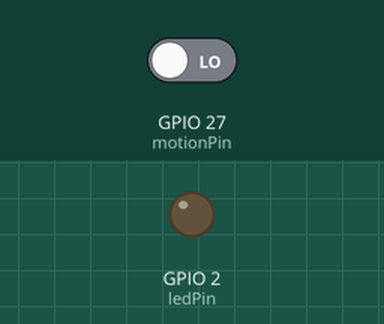
Recording of a sketch running on a simulated ESP32. On the bench: output pins drawn as LEDs (lit = HIGH). Inputs (shaded band) come from the test bench; at power-on: GPIO 27 (motionPin) LOW. What the sketch prints to the serial monitor is not drawn.

Above: at 1.2 s.
1.3 s: GPIO 27 (motionPin) driven HIGH
At 2.4 s:
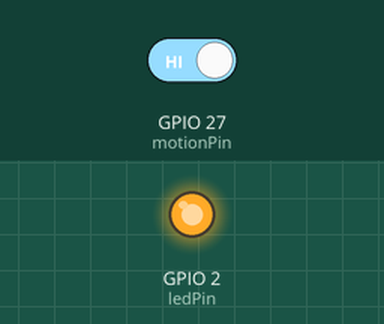
2.8 s: GPIO 27 (motionPin) driven LOW
At 3.7 s:
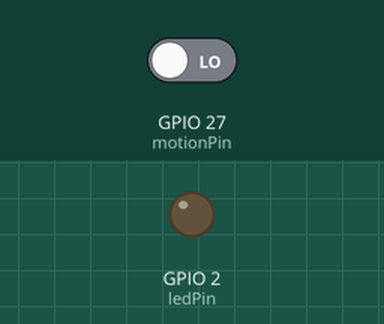
Timing chart, 0 to 5.8 s (numbered marks = the images above; inputs shaded):
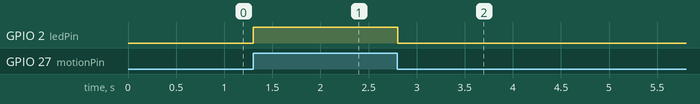

Measured:
- after the input at 1.3 s, GPIO 2 (ledPin): LOW → HIGH at once
- after the input at 2.8 s, GPIO 2 (ledPin): HIGH → LOW at once

The sketch:

motion.ino
```cpp
// কিছু নড়লে LED জ্বলবে (PIR motion sensor) — ESP32 বোর্ড
// সেন্সরের VCC যাবে VIN-এ (5 V), GND যাবে GND-তে, OUT যাবে D27-এ।
// সেন্সরের OUT পিন 3.3 V দেয়, তাই সরাসরি ESP32-তে লাগানো যায়।

const int motionPin = 27;
const int ledPin = 2;
bool wasMoving = false;

void setup() {
  pinMode(motionPin, INPUT);
  pinMode(ledPin, OUTPUT);
  Serial.begin(115200);
}

void loop() {
  bool moving = digitalRead(motionPin) == HIGH;
  digitalWrite(ledPin, moving ? HIGH : LOW);
  if (moving && !wasMoving) {
    Serial.println("কিছু নড়ছে!");        // নড়াচড়া শুরু হলে একবার জানাও
  }
  if (!moving && wasMoving) {
    Serial.println("সব শান্ত।");          // সেন্সর থামতে কয়েক সেকেন্ড সময় নেয়
  }
  wasMoving = moving;
  delay(50);
}
```
